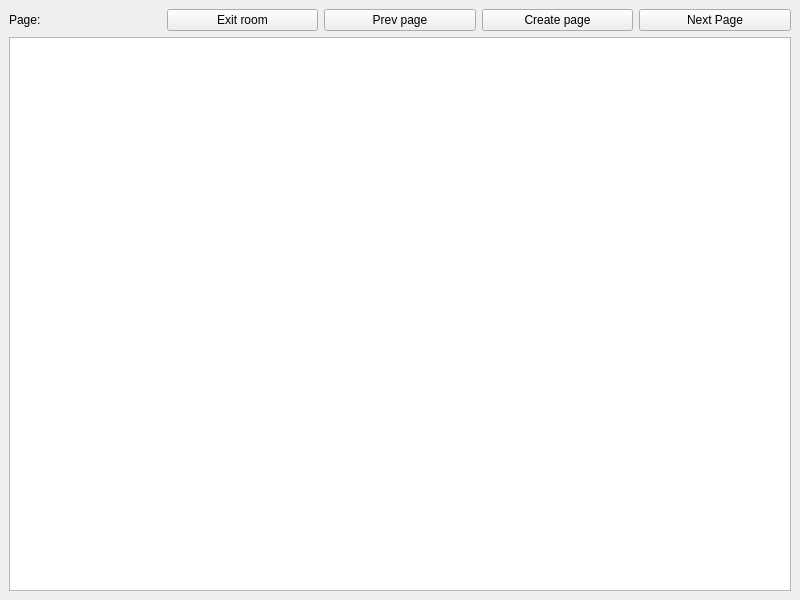
<?xml version="1.0" encoding="UTF-8"?>
<ui version="4.0">
 <class>RoomPage</class>
 <widget class="QMainWindow" name="RoomPage">
  <property name="geometry">
   <rect>
    <x>0</x>
    <y>0</y>
    <width>800</width>
    <height>600</height>
   </rect>
  </property>
  <property name="windowTitle">
   <string>MainWindow</string>
  </property>
  <widget class="QWidget" name="centralwidget">
   <layout class="QVBoxLayout" name="verticalLayout">
    <item>
     <layout class="QHBoxLayout" name="horizontalLayout">
      <item>
       <widget class="QLabel" name="page_label">
        <property name="text">
         <string>Page:</string>
        </property>
       </widget>
      </item>
      <item>
       <widget class="QPushButton" name="exit">
        <property name="text">
         <string>Exit room</string>
        </property>
       </widget>
      </item>
      <item>
       <widget class="QPushButton" name="prev_page">
        <property name="text">
         <string>Prev page</string>
        </property>
       </widget>
      </item>
      <item>
       <widget class="QPushButton" name="create_page">
        <property name="text">
         <string>Create page</string>
        </property>
       </widget>
      </item>
      <item>
       <widget class="QPushButton" name="next_page">
        <property name="text">
         <string>Next Page</string>
        </property>
       </widget>
      </item>
     </layout>
    </item>
    <item>
     <widget class="TabletGraphicsView" name="graphics">
      <property name="sizePolicy">
       <sizepolicy hsizetype="Expanding" vsizetype="Expanding">
        <horstretch>0</horstretch>
        <verstretch>0</verstretch>
       </sizepolicy>
      </property>
      <property name="renderHints">
       <set>QPainter::RenderHint::Antialiasing|QPainter::RenderHint::TextAntialiasing</set>
      </property>
     </widget>
    </item>
   </layout>
  </widget>
 </widget>
 <customwidgets>
  <customwidget>
   <class>TabletGraphicsView</class>
   <extends>QGraphicsView</extends>
   <header location="global">tabletgraphicsview.hpp</header>
  </customwidget>
 </customwidgets>
 <resources/>
 <connections/>
</ui>
